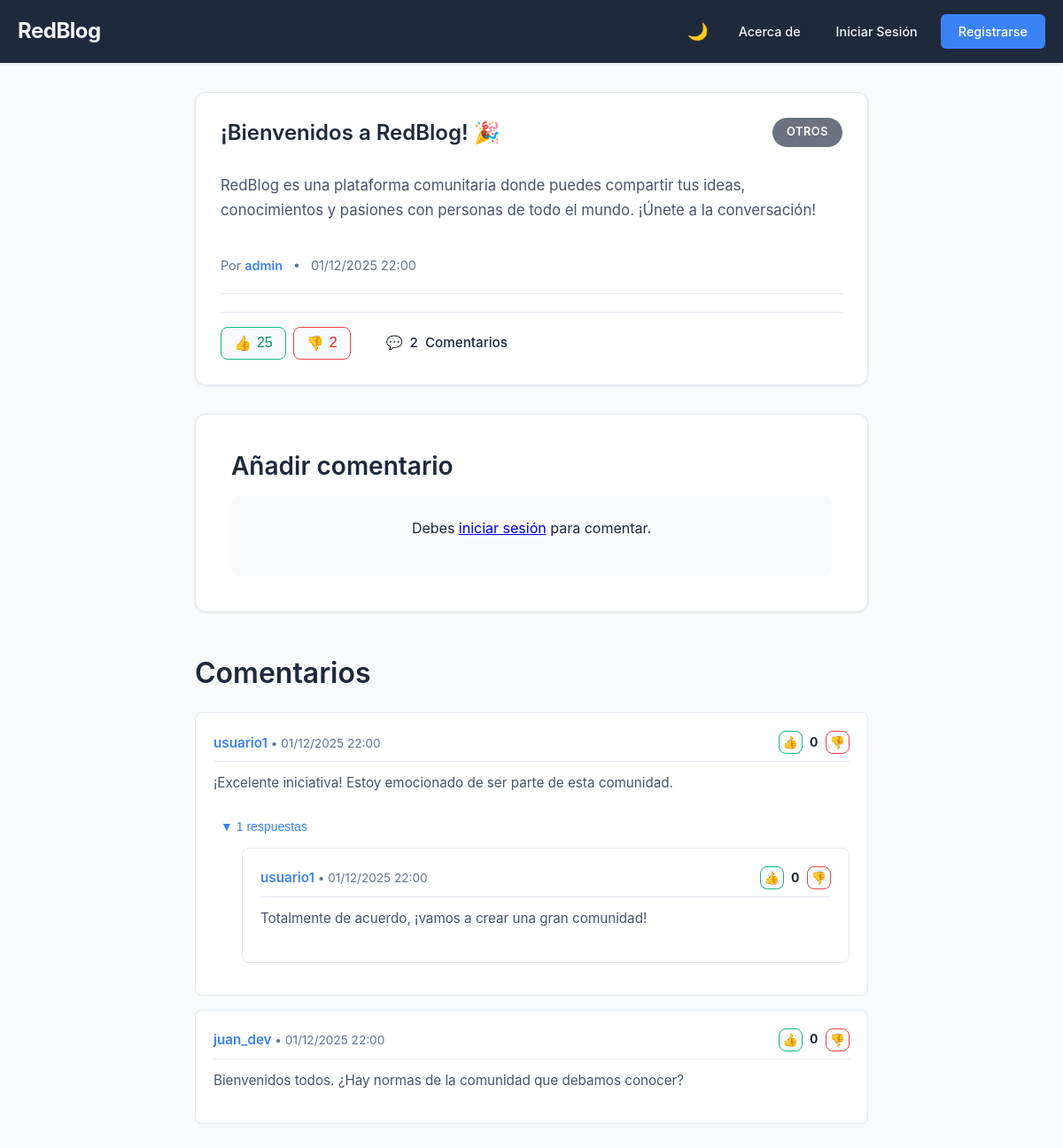
The page /redblog/frontend/pages/post-detail.php?id=1 on the database its author committed.
### tables this page shows
CREATE TABLE `posts` (
  `id` int(11) NOT NULL,
  `title` varchar(255) NOT NULL,
  `content` text NOT NULL,
  `author_id` int(11) NOT NULL,
  `theme` enum('Ciencia y Tecnologia','Programacion','Videojuegos','Musica','Cine y Television','Deporte','Otros') DEFAULT 'Otros',
  `upvotes` int(11) DEFAULT 0,
  `downvotes` int(11) DEFAULT 0,
  `comment_count` int(11) DEFAULT 0,
  `is_public` tinyint(1) DEFAULT 1,
  `created_at` timestamp NOT NULL DEFAULT current_timestamp(),
  `updated_at` timestamp NOT NULL DEFAULT current_timestamp() ON UPDATE current_timestamp()
);

CREATE TABLE `users` (
  `id` int(11) NOT NULL,
  `username` varchar(50) NOT NULL,
  `email` varchar(100) NOT NULL,
  `password` varchar(255) NOT NULL,
  `role` enum('user','admin') DEFAULT 'user',
  `is_active` tinyint(1) DEFAULT 1,
  `created_at` timestamp NOT NULL DEFAULT current_timestamp(),
  `preferred_theme` enum('Ciencia y Tecnologia','Programacion','Videojuegos','Musica','Cine y Television','Deporte','Otros') DEFAULT 'Otros',
  `country` varchar(100) DEFAULT 'No especificado',
  `bio` text DEFAULT NULL,
  `avatar_url` varchar(500) DEFAULT NULL
);

CREATE TABLE `comments` (
  `id` int(11) NOT NULL,
  `post_id` int(11) NOT NULL,
  `user_id` int(11) NOT NULL,
  `parent_id` int(11) DEFAULT NULL,
  `content` text NOT NULL,
  `upvotes` int(11) DEFAULT 0,
  `downvotes` int(11) DEFAULT 0,
  `created_at` timestamp NOT NULL DEFAULT current_timestamp()
);

### redblog/frontend/config.php (called while the page is built, shortened)
<?php
function url($path = '') {
    $base = BASE_URL;
    return $base . $path;
}
?>

### redblog/backend/models/Post.php (called while the page is built, shortened)
<?php
class Post {
    private $conn;
    private $table_name = "posts";
    public $id;
    public function __construct($db) {
        $this->conn = $db;
    }
    public function readOne() {
        $query = "SELECT p.*, u.username as author_name
                 FROM " . $this->table_name . " p
                 LEFT JOIN users u ON p.author_id = u.id
                 WHERE p.id = ? LIMIT 0,1";
        $stmt = $this->conn->prepare($query);
        $stmt->bindParam(1, $this->id);
        $stmt->execute();
        if($stmt->rowCount() > 0) {
            $row = $stmt->fetch(PDO::FETCH_ASSOC);
            $this->id = $row['id'];
            $this->title = $row['title'];
            $this->content = $row['content'];
            $this->author_id = $row['author_id'];
            $this->author_name = $row['author_name'];
            $this->theme = $row['theme'];
            $this->upvotes = $row['upvotes'];
            $this->downvotes = $row['downvotes'];
            $this->created_at = $row['created_at'];
            return true;
        }
        return false;
    }
}
?>

### redblog/backend/models/Comment.php (called while the page is built, shortened)
<?php
class Comment {
    private $conn;
    private $table_name = "comments";
    public function __construct($db) {
        $this->conn = $db;
    }
    public function getByPost($post_id) {
        try {
            $check_query = "SHOW COLUMNS FROM " . $this->table_name;
            $check_stmt = $this->conn->prepare($check_query);
            $check_stmt->execute();
            $columns = $check_stmt->fetchAll(PDO::FETCH_COLUMN);
            $user_column = 'user_id';
            if ($user_column) {
                $query = "SELECT c.*, u.username
                         FROM " . $this->table_name . " c
                         LEFT JOIN users u ON c." . $user_column . " = u.id
                         WHERE c.post_id = ?
                         ORDER BY c.created_at ASC";
            } else {
                $query = "SELECT c.*, 'Anónimo' as username
                         FROM " . $this->table_name . " c
                         WHERE c.post_id = ?
                         ORDER BY c.created_at ASC";
            }
            $stmt = $this->conn->prepare($query);
            $stmt->bindParam(1, $post_id);
            $stmt->execute();
            $comments = $stmt->fetchAll(PDO::FETCH_ASSOC);
            return $this->buildTree($comments);
        } catch(PDOException $exception) {
            error_log("Error al obtener comentarios: " . $exception->getMessage());
            return [];
        }
    }
    private function buildTree($comments, $parent_id = null) {
        $branch = [];
        foreach ($comments as $comment) {
            if ($comment['parent_id'] == $parent_id) {
                $children = $this->buildTree($comments, $comment['id']);
                if ($children) {
                    $comment['replies'] = $children;
                } else {
                    $comment['replies'] = [];
                }
                $branch[] = $comment;
            }
        }
        return $branch;
    }
}
?>

### redblog/frontend/pages/post-detail.php (the view, shortened to what this page needs)
<?php
$base_url = '/redblog/frontend';
function get_url($path = '') {
    global $base_url;
    return $base_url . $path;
}
function get_asset($path) {
    global $base_url;
    return $base_url . $path;
}
$post_id = $_GET['id'] ?? null;
include_once '../../backend/models/Post.php';
include_once '../../backend/models/Comment.php';
$database = new Database();
$db = $database->getConnection();
$post_model = new Post($db);
$comment_model = new Comment($db);
$post_model->id = $post_id;
if(!$post_model->readOne()) {
    header('Location: ' . get_url('/index.php'));
    exit;
}
$comments = $comment_model->getByPost($post_id);
?>
<!DOCTYPE html>
<html lang="es">
<head>
    <link rel="stylesheet" href="<?php echo get_asset('/css/style.css'); ?>">
</head>
<body>
    <?php
    $navbar_path = __DIR__ . '/../includes/navbar.php';
    if (file_exists($navbar_path)) include $navbar_path;
    ?>
    <div class="container-narrow">
        <div class="post-card">
            <div class="post-header">
                <h1 class="post-title"><?php echo htmlspecialchars($post_model->title); ?></h1>
                <span class="post-theme" data-theme="<?php echo htmlspecialchars($post_model->theme); ?>">
                    <?php echo htmlspecialchars($post_model->theme); ?>
                </span>
            </div>
            <div class="post-content">
                <?php echo nl2br(htmlspecialchars($post_model->content)); ?>
            </div>
            <div class="post-meta">
                <div class="author-info">
                    <span>Por <a href="<?php echo get_url('/pages/profile.php?user_id=' . $post_model->author_id); ?>"
                               class="author-link"><?php echo htmlspecialchars($post_model->author_name); ?></a></span>
                    <span class="separator">•</span>
                    <span class="post-date"><?php echo date('d/m/Y H:i', strtotime($post_model->created_at)); ?></span>
                </div>
            </div>
            <div class="post-stats">
                <div class="vote-buttons">
                    <button class="vote-btn like-btn" onclick="votePost('up', <?php echo $post_model->id; ?>)"
                            id="like-btn-<?php echo $post_model->id; ?>">
                        👍 <span id="like-count-<?php echo $post_model->id; ?>"><?php echo $post_model->upvotes; ?></span>
                    </button>
                    <button class="vote-btn dislike-btn" onclick="votePost('down', <?php echo $post_model->id; ?>)"
                            id="dislike-btn-<?php echo $post_model->id; ?>">
                        👎 <span id="dislike-count-<?php echo $post_model->id; ?>"><?php echo $post_model->downvotes; ?></span>
                    </button>
                </div>
                <span class="stat-item comments-count">
                    💬 <span id="comment-count"><?php echo count($comments); ?></span> Comentarios
                </span>
            </div>
        </div>
        <div class="form" style="margin-top: 2rem; max-width: 100%;">
            <h3 style="margin-bottom: 1rem;">Añadir comentario</h3>
            <?php if(isset($_SESSION['user'])): ?>
                <form method="POST" action="" id="commentForm">
                    <input type="hidden" name="parent_id" value="" id="parent_id">
                    <div class="form-group">
                        <textarea id="comment_content" name="comment_content" class="form-input"
                                  placeholder="Escribe tu comentario aquí..." rows="4" required></textarea>
                    </div>
                    <button type="submit" class="btn btn-primary">
                        Publicar comentario
                    </button>
                </form>
            <?php else: ?>
                <div style="background: var(--bg-primary); padding: 1.5rem; border-radius: 8px; text-align: center;">
                    <p>Debes <a href="<?php echo get_url('/pages/login.php'); ?>" class="text-link">iniciar sesión</a> para comentar.</p>
                </div>
            <?php endif; ?>
        </div>
        <div class="comments-section">
            <h2 style="margin-bottom: 1.5rem;">Comentarios</h2>
            <?php if(empty($comments)): ?>
                <div class="no-comments">
                    <p>No hay comentarios aún. ¡Sé el primero en comentar!</p>
                </div>
            <?php else: ?>
                <?php
                function displayComments($comments, $level = 0, $post_id, $base_url) {
                    foreach($comments as $comment) {
                        $levelClass = $level > 5 ? 'comment-level-5' : 'comment-level-' . $level;
                        $hasReplies = !empty($comment['replies']);
                        ?>
                        <div class="comment <?php echo $levelClass; ?>" id="comment-<?php echo $comment['id']; ?>"
                             data-comment-id="<?php echo $comment['id']; ?>">
                            <div class="comment-header">
                                <div>
                                    <span class="comment-author">
                                        <a href="<?php echo $base_url . '/pages/profile.php?user_id=' . $comment['user_id']; ?>">
                                            <?php echo htmlspecialchars($comment['username'] ?? 'Anónimo'); ?>
                                        </a>
                                    </span>
                                    <span class="comment-time">• <?php echo date('d/m/Y H:i', strtotime($comment['created_at'])); ?></span>
                                </div>
                                <div class="comment-votes">
                                    <button class="vote-btn like-btn" style="font-size: 0.875rem; padding: 0.25rem;"
                                            onclick="voteComment(this, <?php echo $comment['id']; ?>, 'up')">👍</button>
                                    <span id="comment-vote-<?php echo $comment['id']; ?>" style="font-weight: bold; font-size: 0.875rem;">
                                        <?php echo (($comment['upvotes'] ?? 0) - ($comment['downvotes'] ?? 0)); ?>
                                    </span>
                                    <button class="vote-btn dislike-btn" style="font-size: 0.875rem; padding: 0.25rem;"
                                            onclick="voteComment(this, <?php echo $comment['id']; ?>, 'down')">👎</button>
                                </div>
                            </div>
                            <div class="comment-content">
                                <?php echo nl2br(htmlspecialchars($comment['content'])); ?>
                            </div>
                            <?php if($hasReplies): ?>
                                <button class="show-replies-btn" onclick="toggleReplies(<?php echo $comment['id']; ?>)">
                                    <span id="replies-toggle-<?php echo $comment['id']; ?>">▼</span>
                                    <span id="replies-count-<?php echo $comment['id']; ?>">
                                        <?php echo count($comment['replies']); ?> respuestas
                                    </span>
                                </button>
                                <div id="replies-<?php echo $comment['id']; ?>" class="replies">
                                    <?php displayComments($comment['replies'], $level + 1, $post_id, $base_url); ?>
                                </div>
                            <?php endif; ?>
                        </div>
                        <?php
                    }
                }
                displayComments($comments, 0, $post_id, get_url(''));
                ?>
            <?php endif; ?>
        </div>
    </div>
</body>
</html>

### redblog/frontend/includes/navbar.php (shortened to what this page needs)
<?php
$current_user = isset($_SESSION['user']) ? $_SESSION['user'] : null;
?>
<nav class="navbar">
    <div class="nav-container">
        <a href="<?php echo url('/index.php'); ?>" class="nav-logo">RedBlog</a>
        <div class="nav-links">
            <button class="theme-toggle" id="themeToggle" title="Cambiar tema">
                🌙
            </button>
            <a href="<?php echo url('/pages/about.php'); ?>" class="nav-link">Acerca de</a>
            <?php if($current_user): ?>
                <a href="<?php echo url('/pages/create-post.php'); ?>" class="nav-link">Crear Post</a>
                <a href="<?php echo url('/pages/profile.php'); ?>" class="nav-link">Perfil</a>
                <?php if($current_user['role'] === 'admin'): ?>
                    <a href="<?php echo url('/pages/admin.php'); ?>" class="nav-link">Admin</a>
                <?php endif; ?>
                <a href="<?php echo url('/logout.php'); ?>" class="nav-button">Cerrar Sesión</a>
                <span class="user-welcome">Hola, <?php echo htmlspecialchars($current_user['username']); ?></span>
            <?php else: ?>
                <a href="<?php echo url('/pages/login.php'); ?>" class="nav-link">Iniciar Sesión</a>
                <a href="<?php echo url('/pages/register.php'); ?>" class="nav-button">Registrarse</a>
            <?php endif; ?>
        </div>
    </div>
</nav>

### redblog/frontend/pages/post-detail.php (style rules this page uses)
.comments-section { margin-top: 3rem; }
.comment { background: var(--bg-secondary); border-radius: 8px; padding: 1.25rem; margin-bottom: 1rem; border: 1px solid var(--border-color); position: relative; }
.comment-header { display: flex; justify-content: space-between; align-items: center; margin-bottom: 0.75rem; padding-bottom: 0.5rem; border-bottom: 1px solid var(--border-color); }
.comment-author { font-weight: 600; color: var(--text-primary); font-size: 0.95rem; }
.comment-author a { color: var(--accent-primary); text-decoration: none; }
.comment-time { color: var(--text-muted); font-size: 0.85rem; }
.comment-content { color: var(--text-secondary); line-height: 1.6; margin-bottom: 1rem; font-size: 0.95rem; }
.comment-votes { display: flex; align-items: center; gap: 0.5rem; }
.comment-level-0 { margin-left: 0; }
.comment-level-1 { margin-left: 2rem; }
.show-replies-btn { background: none; border: none; color: var(--accent-primary); cursor: pointer; font-size: 0.875rem; margin-top: 0.5rem; padding: 0.25rem 0.5rem; border-radius: 4px; transition: background 0.2s; }
.replies { margin-top: 0.75rem; }

### rows shown on the page
posts: title "¡Bienvenidos a RedBlog! 🎉", theme "OTROS", content "RedBlog es una plataforma comunitaria donde puedes compartir tus ideas, conocimientos y pasiones con personas de todo el mundo. ¡Únete a la conversación!", author.username "admin", created_at "01/12/2025 22:00", upvotes "25", downvotes "2"
comments: user.username "usuario1", created_at "01/12/2025 22:00", ($comment['upvotes']??0)-($comment['downvotes']??0) "0", content "¡Excelente iniciativa! Estoy emocionado de ser parte de esta comunidad.", count($comment['replies']) "1"
comments: user.username "usuario1", created_at "01/12/2025 22:00", ($comment['upvotes']??0)-($comment['downvotes']??0) "0", content "Totalmente de acuerdo, ¡vamos a crear una gran comunidad!"
comments: user.username "juan_dev", created_at "01/12/2025 22:00", ($comment['upvotes']??0)-($comment['downvotes']??0) "0", content "Bienvenidos todos. ¿Hay normas de la comunidad que debamos conocer?"

### other values the page prints
count($comments) "2"
